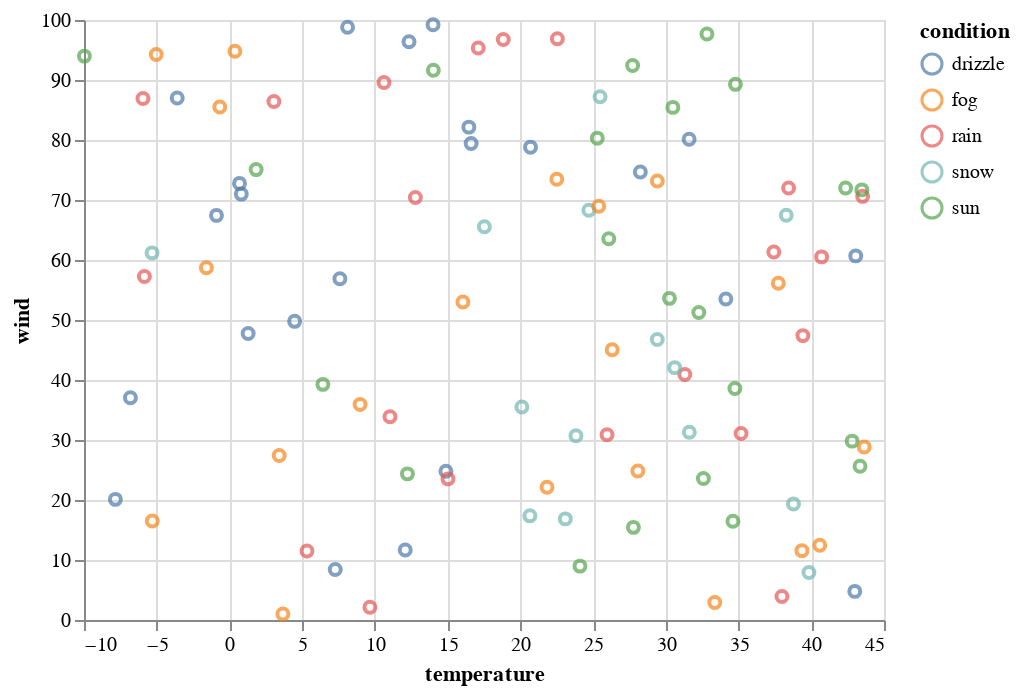

The notebook cell saved with this chart:
### Code cell
base = alt.Chart(df)
point = base.mark_point().encode(
    x=alt.X(field='temperature', 
            type='quantitative', 
            scale=alt.Scale(type='linear')),
    y=alt.Y(field='wind',
            type='quantitative', 
            scale=alt.Scale(type='linear')),
    color=alt.Color(field='condition',
                    type='nominal',
                    scale=alt.Scale(type='ordinal'))
)
display_chart(point)

### Figure 1 — Vega-Lite specification as saved in the notebook (floating-point values rounded to 4 significant figures)
{"config": {"view": {"continuousWidth": 400, "continuousHeight": 300}}, "data": {"name": "data-80b0e930866eee6a77413fd6e0890a78"}, "mark": "point", "encoding": {"color": {"field": "condition", "scale": {"type": "ordinal"}, "type": "nominal"}, "x": {"field": "temperature", "scale": {"type": "linear"}, "type": "quantitative"}, "y": {"field": "wind", "scale": {"type": "linear"}, "type": "quantitative"}}, "$schema": "https://vega.github.io/schema/vega-lite/v4.17.0.json", "datasets": {"data-80b0e930866eee6a77413fd6e0890a78": [{"temperature": 39.36, "wind": 11.56, "precipitation": 88.42, "condition": "fog"}, {"temperature": -5.947, "wind": 86.91, "precipitation": 70.56, "condition": "rain"}, {"temperature": 32.83, "wind": 97.66, "precipitation": 82.66, "condition": "sun"}, {"temperature": 17.53, "wind": 65.53, "precipitation": 53.86, "condition": "snow"}, {"temperature": -6.809, "wind": 37.03, "precipitation": 93.87, "condition": "drizzle"}, {"temperature": 42.36, "wind": 72.01, "precipitation": 40.66, "condition": "sun"}, {"temperature": 12.24, "wind": 24.36, "precipitation": 83.89, "condition": "sun"}, {"temperature": 42.81, "wind": 29.81, "precipitation": 71.55, "condition": "sun"}, {"temperature": 22.54, "wind": 96.88, "precipitation": 57.21, "condition": "rain"}, {"temperature": 22.5, "wind": 73.46, "precipitation": 18.48, "condition": "fog"}, {"temperature": 20.7, "wind": 78.81, "precipitation": 82.06, "condition": "drizzle"}, {"temperature": 25.29, "wind": 80.31, "precipitation": 22.37, "condition": "sun"}, {"temperature": 38.28, "wind": 67.47, "precipitation": 20.74, "condition": "snow"}, {"temperature": 3.673, "wind": 1.012, "precipitation": 18.16, "condition": "fog"}, {"temperature": 43.06, "wind": 60.68, "precipitation": 57.77, "condition": "drizzle"}, {"temperature": 32.27, "wind": 51.25, "precipitation": 82.37, "condition": "sun"}, {"temperature": 20.65, "wind": 17.36, "precipitation": 61.86, "condition": "snow"}, {"temperature": 7.592, "wind": 56.88, "precipitation": 63.84, "condition": "drizzle"}, {"temperature": 34.13, "wind": 53.5, "precipitation": 39.9, "condition": "drizzle"}, {"temperature": 43.35, "wind": 25.61, "precipitation": 80.37, "condition": "sun"}, {"temperature": -0.6671, "wind": 85.49, "precipitation": 74.2, "condition": "fog"}, {"temperature": 27.72, "wind": 92.4, "precipitation": 35.46, "condition": "sun"}, {"temperature": 42.99, "wind": 4.767, "precipitation": 78.85, "condition": "drizzle"}, {"temperature": 12.78, "wind": 70.43, "precipitation": 32.2, "condition": "rain"}, {"temperature": 12.35, "wind": 96.38, "precipitation": 58.32, "condition": "drizzle"}, {"temperature": 16.62, "wind": 79.43, "precipitation": 13.0, "condition": "drizzle"}, {"temperature": 37.42, "wind": 61.35, "precipitation": 43.78, "condition": "rain"}, {"temperature": 4.48, "wind": 49.78, "precipitation": 50.7, "condition": "drizzle"}, {"temperature": 24.1, "wind": 8.979, "precipitation": 30.64, "condition": "sun"}, {"temperature": -5.322, "wind": 61.19, "precipitation": 31.59, "condition": "snow"}, {"temperature": 9.657, "wind": 2.137, "precipitation": 57.55, "condition": "rain"}, {"temperature": 23.09, "wind": 16.85, "precipitation": 49.38, "condition": "snow"}, {"temperature": -0.8911, "wind": 67.44, "precipitation": 44.01, "condition": "drizzle"}, {"temperature": 38.78, "wind": 19.35, "precipitation": 18.48, "condition": "snow"}, {"temperature": 3.421, "wind": 27.41, "precipitation": 32.85, "condition": "fog"}, {"temperature": -5.033, "wind": 94.26, "precipitation": 43.46, "condition": "fog"}, {"temperature": -9.971, "wind": 93.98, "precipitation": 74.78, "condition": "sun"}, {"temperature": 14.88, "wind": 24.79, "precipitation": 51.2, "condition": "drizzle"}, {"temperature": 14.02, "wind": 91.63, "precipitation": 99.5, "condition": "sun"}, {"temperature": 31.31, "wind": 40.9, "precipitation": 74.89, "condition": "rain"}, {"temperature": 30.61, "wind": 42.06, "precipitation": 69.68, "condition": "snow"}, {"temperature": 34.75, "wind": 38.58, "precipitation": 67.83, "condition": "sun"}, {"temperature": 8.121, "wind": 98.8, "precipitation": 21.13, "condition": "drizzle"}, {"temperature": 21.83, "wind": 22.12, "precipitation": 79.23, "condition": "fog"}, {"temperature": 37.98, "wind": 3.931, "precipitation": 14.59, "condition": "rain"}, {"temperature": 25.96, "wind": 30.88, "precipitation": 81.57, "condition": "rain"}, {"temperature": 35.17, "wind": 31.08, "precipitation": 24.19, "condition": "rain"}, {"temperature": 33.36, "wind": 2.925, "precipitation": 12.16, "condition": "fog"}, {"temperature": -3.59, "wind": 86.99, "precipitation": 2.364, "condition": "drizzle"}, {"temperature": 43.53, "wind": 70.61, "precipitation": 66.95, "condition": "rain"}, {"temperature": 1.834, "wind": 75.07, "precipitation": 53.69, "condition": "sun"}, {"temperature": 43.48, "wind": 71.69, "precipitation": 31.73, "condition": "sun"}, {"temperature": 24.71, "wind": 68.3, "precipitation": 20.5, "condition": "snow"}, {"temperature": 16.05, "wind": 53.0, "precipitation": 11.69, "condition": "fog"}, {"temperature": 28.08, "wind": 24.84, "precipitation": 7.757, "condition": "fog"}, {"temperature": 26.31, "wind": 45.03, "precipitation": 31.41, "condition": "fog"}, {"temperature": 25.48, "wind": 87.22, "precipitation": 13.97, "condition": "snow"}, {"temperature": 11.04, "wind": 33.86, "precipitation": 38.97, "condition": "rain"}, {"temperature": 0.8142, "wind": 70.99, "precipitation": 19.27, "condition": "drizzle"}, {"temperature": 25.39, "wind": 68.95, "precipitation": 93.12, "condition": "fog"}, {"temperature": 27.77, "wind": 15.44, "precipitation": 5.294, "condition": "sun"}, {"temperature": 3.055, "wind": 86.43, "precipitation": 2.625, "condition": "rain"}, {"temperature": 39.42, "wind": 47.4, "precipitation": 41.73, "condition": "rain"}, {"temperature": 31.62, "wind": 31.29, "precipitation": 61.66, "condition": "snow"}, {"temperature": 37.73, "wind": 56.11, "precipitation": 81.92, "condition": "fog"}, {"temperature": 29.41, "wind": 46.76, "precipitation": 32.18, "condition": "snow"}, {"temperature": -5.305, "wind": 16.51, "precipitation": 40.73, "condition": "fog"}, {"temperature": 28.25, "wind": 74.65, "precipitation": 8.992, "condition": "drizzle"}, {"temperature": 40.71, "wind": 60.52, "precipitation": 5.486, "condition": "rain"}, {"temperature": 1.286, "wind": 47.74, "precipitation": 77.71, "condition": "drizzle"}, {"temperature": 14.0, "wind": 99.21, "precipitation": 14.9, "condition": "drizzle"}, {"temperature": 18.83, "wind": 96.75, "precipitation": 62.15, "condition": "rain"}, {"temperature": 17.1, "wind": 95.33, "precipitation": 1.769, "condition": "rain"}, {"temperature": 31.6, "wind": 80.13, "precipitation": 19.25, "condition": "drizzle"}, {"temperature": 7.272, "wind": 8.417, "precipitation": 24.49, "condition": "drizzle"}, {"temperature": 6.425, "wind": 39.27, "precipitation": 59.18, "condition": "sun"}, {"temperature": 0.3765, "wind": 94.78, "precipitation": 28.64, "condition": "fog"}, {"temperature": 29.42, "wind": 73.16, "precipitation": 36.38, "condition": "fog"}, {"temperature": 32.58, "wind": 23.57, "precipitation": 21.79, "condition": "sun"}, {"temperature": 40.58, "wind": 12.47, "precipitation": 33.05, "condition": "fog"}, {"temperature": 15.02, "wind": 23.52, "precipitation": 0.5866, "condition": "rain"}, {"temperature": -1.586, "wind": 58.71, "precipitation": 23.7, "condition": "fog"}, {"temperature": 39.84, "wind": 7.925, "precipitation": 73.28, "condition": "snow"}, {"temperature": 30.25, "wind": 53.6, "precipitation": 76.64, "condition": "sun"}, {"temperature": 12.09, "wind": 11.68, "precipitation": 21.31, "condition": "drizzle"}, {"temperature": 20.1, "wind": 35.51, "precipitation": 99.12, "condition": "snow"}, {"temperature": 34.61, "wind": 16.45, "precipitation": 76.58, "condition": "sun"}, {"temperature": 5.33, "wind": 11.49, "precipitation": 23.61, "condition": "rain"}, {"temperature": 10.62, "wind": 89.58, "precipitation": 17.9, "condition": "rain"}, {"temperature": 16.46, "wind": 82.14, "precipitation": 50.53, "condition": "drizzle"}, {"temperature": 30.49, "wind": 85.43, "precipitation": 99.73, "condition": "sun"}, {"temperature": -7.843, "wind": 20.1, "precipitation": 8.5, "condition": "drizzle"}, {"temperature": 23.82, "wind": 30.71, "precipitation": 91.23, "condition": "snow"}, {"temperature": 43.64, "wind": 28.82, "precipitation": 99.71, "condition": "fog"}, {"temperature": 8.982, "wind": 35.92, "precipitation": 91.12, "condition": "fog"}, {"temperature": 26.08, "wind": 63.54, "precipitation": 90.1, "condition": "sun"}, {"temperature": 38.44, "wind": 71.99, "precipitation": 21.22, "condition": "rain"}, {"temperature": 34.79, "wind": 89.27, "precipitation": 41.2, "condition": "sun"}, {"temperature": -5.848, "wind": 57.24, "precipitation": 64.23, "condition": "rain"}, {"temperature": 0.6933, "wind": 72.77, "precipitation": 62.22, "condition": "drizzle"}]}}
